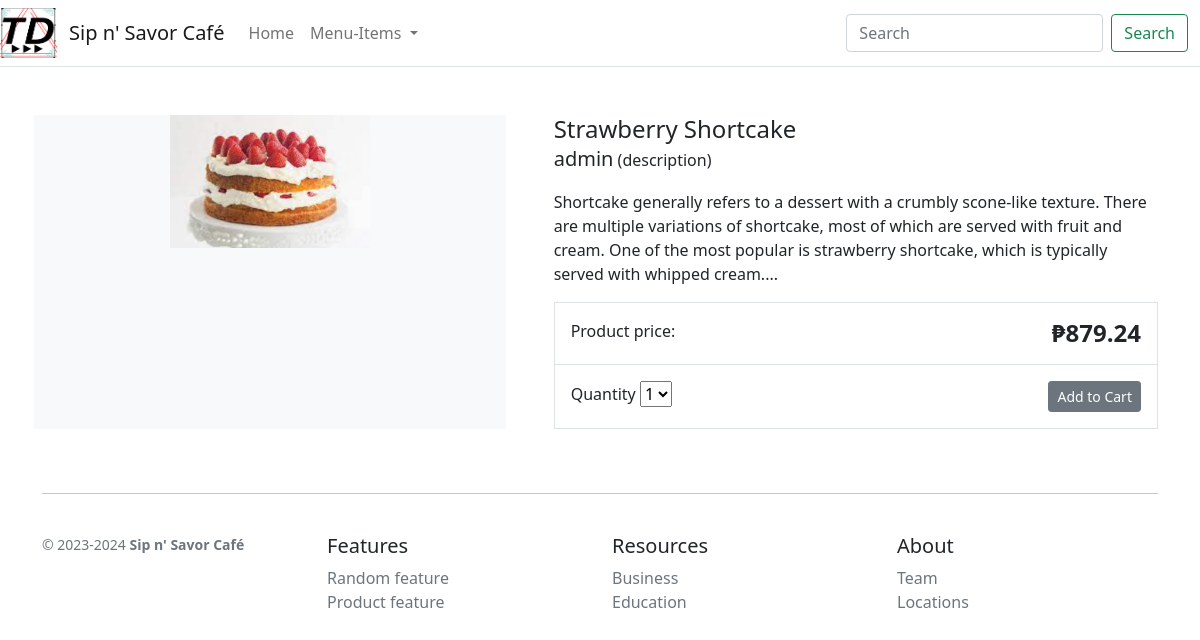
Page /item/strawberry-shortcake/ on the committed database.
### store/models.py (models this page shows, shortened)
class Product(models.Model):
    category = models.ForeignKey(Category, related_name='product', on_delete=models.SET_NULL, null=True)
    created_by = models.ForeignKey(User, on_delete=models.SET_NULL, null=True, related_name='product_creator')
    title = models.CharField(max_length=255)
    author = models.CharField(max_length=255, default='admin')
    description = models.TextField(blank=True)
    image = models.ImageField(upload_to='images/')
    slug = models.SlugField(max_length=255)
    price = models.DecimalField(max_digits=6, decimal_places=2)
    in_stock = models.BooleanField(default=True)
    is_active = models.BooleanField(default=True)
    created = models.DateTimeField(auto_now_add=True)
    updated = models.DateTimeField(auto_now=True)
    objects = models.Manager()
    products = ProductManager()
    class Meta:
        verbose_name_plural = 'Products'
        ordering = ('-created',)

### store/views.py (the view)
# urls.py: path('item/<slug:slug>/', views.product_detail, name='product_detail'),
def product_detail(request, slug):
    product = get_object_or_404(Product, slug=slug, in_stock=True)
    return render(request, 'store/products/detail.html', {'product': product})

### store/models.py (called while the page is built)
    def get_absolute_url(self):
        return reverse('store:category_list', args=[self.slug])

### store/views.py (called while the page is built)
def categories(request):
    return {
        'categories': Category.objects.all()
    }

### store/templates/store/products/detail.html (shortened to what this page needs)
{% extends "store/base.html" %}
{% load static %}
{% block content %}
<div class="container">
    <main class="pt-5">
        <div class="row g-3">
            <div class="col-md-5 col-lg-5 order-md-first bg-light">
                <img class="img-fluid mx-auto d-block" width="200px" alt="Responsive image" src="{{ product.image.url }}">
            </div>
            <div class="col-md-7 col-lg-7 ps-md-3 ps-lg-5">
                <h1 class="mb-0 h4">{{ product.title }}</h1>
                <p><span class="lead">{{ product.author }}</span> (description)</p>
                <p>{{ product.description|slice:":355" }}...</p>
                <div class="border">
                    <div class="col border-bottom">
                        <div class="row p-3">
                            <div class="col-6">Product price:</div>
                            <div class="col-6 text-end"><span class="h4 fw-bold">₱{{ product.price }}</span></div>
                        </div>
                    </div>
                    <div class="col">
                        <div class="row p-3">
                            <div class="col-6">
                                <label for="select">Quantity</label>
                                <select id="select">
                                    <option value="">1</option>
                                </select>
                            </div>
                            <div class="col-6 text-end"><button type="button" class="btn btn-secondary btn-sm">Add to
                                    Cart</button></div>
                        </div>
                    </div>
                </div>
            </div>
        </div>
    </main>
</div>
{% endblock %}

### static/css/styles.css (style rules this page uses)
body { margin: 0; padding: 0; }

### rows in the picture
Product: image (picture), title "Strawberry Shortcake", author "admin", description "Shortcake generally refers to a dessert with a crumbly scone-like texture. There are multiple variations of shortcake, most of which are served with fruit and cream. One of the most popular is strawberry shortcake, which is typically served with whipped cream.", price "879.24"
